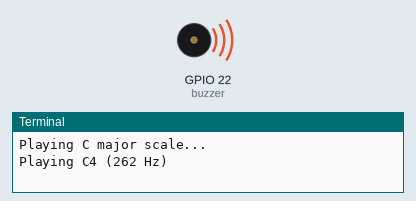
Bench run of a program on a simulated Raspberry Pi (BCM pin numbers). Shown: buzzer (waves = sounding), the last lines printed to the terminal. At 4.8 s the program stops and its outputs stay as they are.

Above: at 0.2 s.
At 2.35 s:
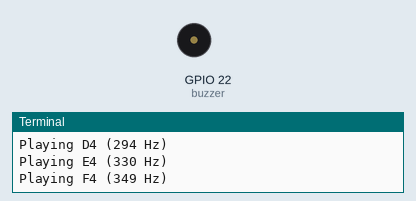
Timing chart, 0 to 3.0 s (numbered marks = the images above):
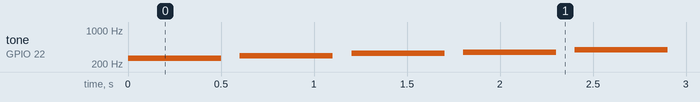

Measured:
- by itself, tone on GPIO 22 (buzzer): plays 262 Hz for 0.50 s, 294 Hz for 0.50 s, 330 Hz for 0.50 s, 349 Hz for 0.50 s, 392 Hz for 0.50 s, 440 Hz for 0.50 s … (8 notes in this stretch)

The program:

passive_buzzer_test.py
```python
#!/usr/bin/env python3
"""
Testing Your Passive Buzzer
Learn how to use a 3-pin passive buzzer module to play different frequencies
"""

from gpiozero import PWMOutputDevice
from time import sleep

# Create a PWM device for the passive buzzer
buzzer = PWMOutputDevice(22)

# Musical note frequencies (in Hz)
notes = {
    'C4': 262,
    'D4': 294,
    'E4': 330,
    'F4': 349,
    'G4': 392,
    'A4': 440,
    'B4': 494,
    'C5': 523
}

def play_tone(frequency, duration):
    """Play a specific frequency for a duration"""
    if frequency > 0:
        buzzer.frequency = frequency
        buzzer.value = 0.5  # 50% duty cycle
        sleep(duration)
        buzzer.off()
    else:
        sleep(duration)  # Rest

# Test: Play a C major scale
print("Playing C major scale...")
for note_name, freq in notes.items():
    print(f"Playing {note_name} ({freq} Hz)")
    play_tone(freq, 0.5)
    sleep(0.1)  # Small gap between notes

buzzer.off()
print("Test complete!")
```
